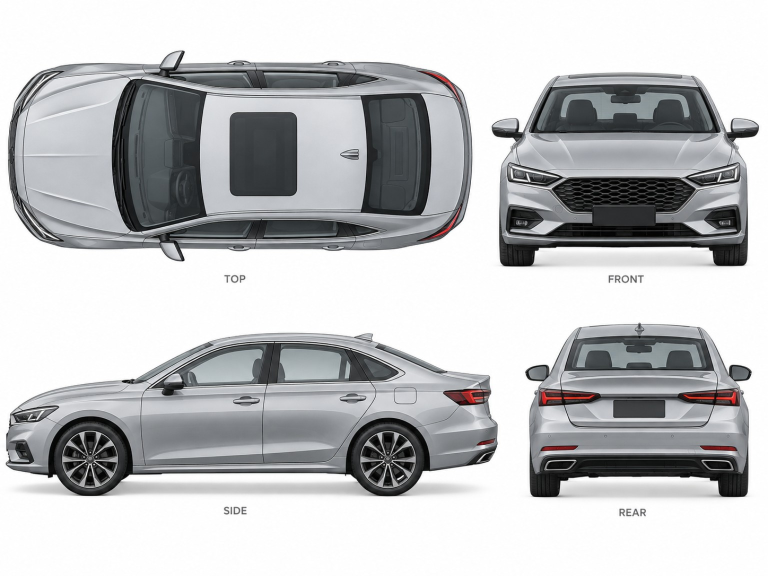
#> input picture plugins/mudelitehas/skills/mudelitehas/assets/car-5000/references/4319.png, 1536 x 1152 px (shown at 1/2 size)
$ python reconstruct.py
#> lines starting #> are read from the running program, lines starting #| are printed output that depends on the picture; after the words box and inside, x2 and y2 are one past the last pixel; in counts of white or black regions, pixels touching at a corner belong together
"""One-off test: traced three-axis constraints -> saved cloud -> structured quad reconstruction.
Not feature triangulation: hidden surfaces and depth are inferred and disclosed.
"""
from pathlib import Path
import json,math,hashlib,time
import numpy as np
from PIL import Image,ImageDraw
from scipy.ndimage import distance_transform_edt,map_coordinates
ROOT=Path(__file__).resolve().parents[1];OUT=ROOT/'output';REF=ROOT/'references';OUT.mkdir(exist_ok=True)
IM=Image.open(REF/'4319.png').convert('RGB');W,H=IM.size
#> further down, IM is the input picture: PIL image 1536x1152 RGB; mean R, G, B 190.6, 191.6, 193.1
#> after `W, H = IM.size`: W = 1536; H = 1152
SIDE=[(14,839),(60,806),(150,782),(250,768),(291,759),(365,712),(442,680),(534,670),(650,676),(737,700),(808,730),(875,753),(973,750),(987,778),(995,899),(980,939),(843,952),(838,974),(794,995),(744,995),(704,972),(691,953),(260,953),(246,979),(209,996),(159,996),(119,975),(103,951),(20,946),(9,920)]
TOP=[(18,272),(30,204),(64,164),(126,138),(220,128),(315,130),(326,104),(364,101),(355,125),(429,125),(600,124),(730,127),(838,136),(898,158),(932,210),(946,290),(939,383),(923,436),(885,470),(820,489),(710,499),(520,497),(367,491),(353,519),(315,516),(321,483),(230,491),(135,490),(60,465),(31,416),(17,351)]
FRONT=[(984,246),(1024,238),(1043,264),(1067,237),(1105,160),(1137,147),(1364,146),(1396,159),(1437,244),(1457,266),(1471,238),(1517,244),(1515,264),(1474,275),(1493,321),(1498,471),(1485,490),(1483,527),(1401,534),(1394,487),(1100,487),(1096,534),(1008,531),(997,484),(999,333),(1016,280),(985,271)]
BACK=[(1050,741),(1077,732),(1091,744),(1128,672),(1154,649),(1390,646),(1417,660),(1457,742),(1474,732),(1504,740),(1498,762),(1471,771),(1496,822),(1500,960),(1486,994),(1410,995),(1405,953),(1151,953),(1144,993),(1067,994),(1058,949),(1062,821),(1081,771),(1055,760)]
POLYS=[TOP,SIDE,FRONT,BACK];NAMES=['top','side','front','rear']
# Affine orthographic registration; scale is inferred, no camera calibration supplied.
J=np.array([[[926/4.56,0,0],[0,-204,0]],[[980/4.56,0,0],[0,0,-320/1.47]],[[0,495/1.82,0],[0,0,-384/1.47]],[[0,-440/1.82,0],[0,0,-346/1.47]]])
B=np.array([[16+926/2,312],[14+980/2,990],[1250,531],[1278,992]])
MASK=[];SDF=[];GRAD=[]
for name,poly in zip(NAMES,POLYS):
 im=Image.new('L',(W,H));ImageDraw.Draw(im).polygon(poly,fill=255);im.save(REF/f'mask_{name}.png');m=np.asarray(im)>0
 sdf=distance_transform_edt(m)-distance_transform_edt(~m);MASK.append(m);SDF.append(sdf);GRAD.append(np.gradient(sdf))
#> this loop made 4 passes
#> pass 1, `im = Image.new('L', (W, H))`:
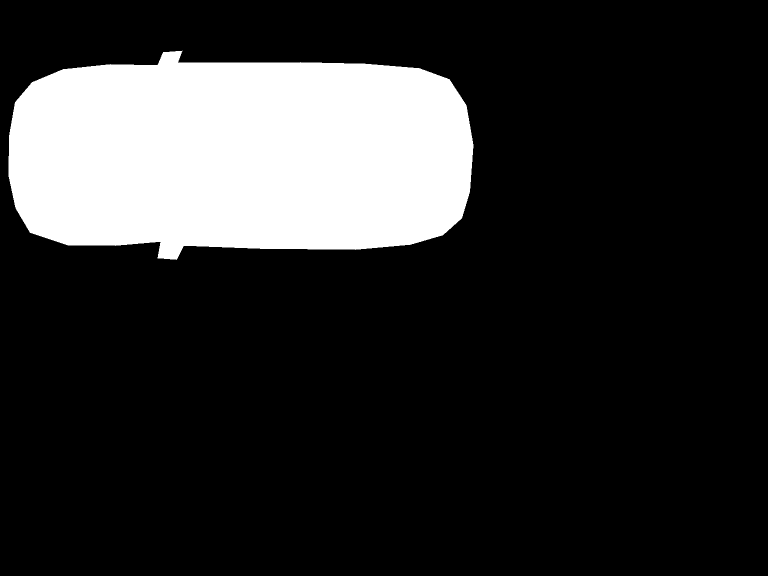
#> saved as mask_top.png: PIL image 1536x1152 L (shown at 1/2 size); 18.3% white; 1 white region, box (x1, y1, x2, y2) and area: (17, 101, 947, 520) 323560
#> after the loop:
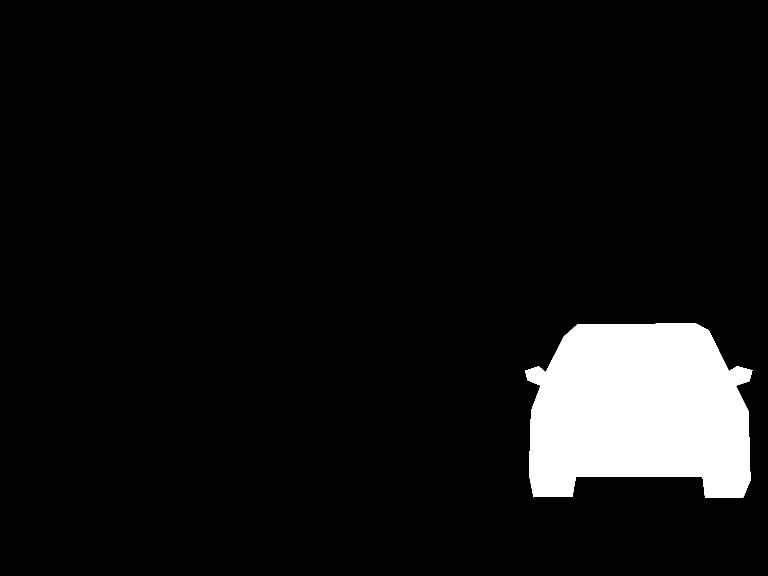
#> im: PIL image 1536x1152 L (shown at 1/2 size); 7.3% white; 1 white region, box (x1, y1, x2, y2) and area: (1050, 646, 1505, 996) 128819
#> after the loop:
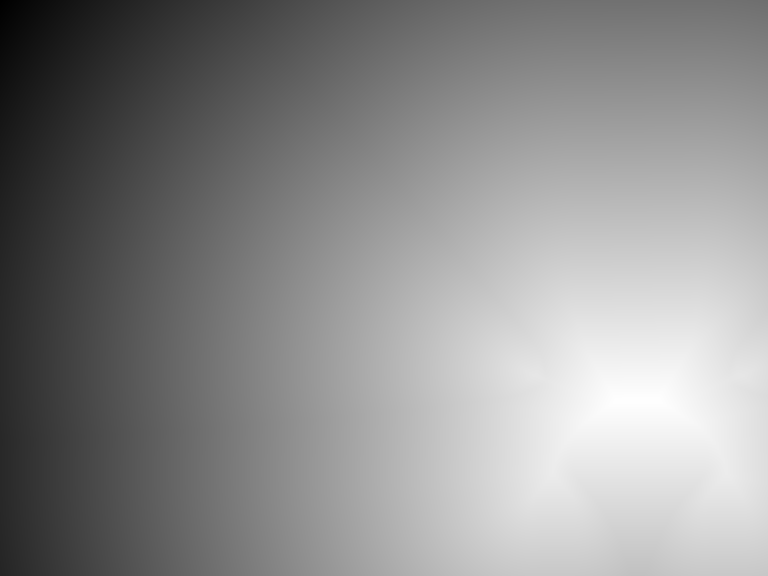
#> sdf: shape (1152, 1536) float64 (shown at 1/2 size); min -1285.1, max 153.1, mean -491.6; drawn with min black and max white
#> after the loop, GRAD = 4 items; MASK = 4 items; SDF = 4 items
def project(p,k):return p@J[k].T+B[k]
def sample(a,uv):return map_coordinates(a,[uv[:,1],uv[:,0]],order=1,mode='nearest')
def fit(p):
 original=p.copy();p=p.copy()
 for iteration in range(10):
  for k in range(4):
   uv=project(p,k);d=sample(SDF[k],uv);bad=d< -2
   if not bad.any():continue
   gradient=np.column_stack([sample(GRAD[k][1],uv[bad]),sample(GRAD[k][0],uv[bad])])@J[k]
   p[bad]+=(-1.8-d[bad])[:,None]*gradient/np.maximum((gradient*gradient).sum(1)[:,None],1e-6)
 # Regularise the depth prior rather than collapsing the cloud onto contradictory
 # silhouettes. Every remaining failed projection stays explicitly reported.
 delta=p-original;length=np.linalg.norm(delta,axis=1);scale=np.minimum(.15,.025/np.maximum(length,1e-12))
 return original+delta*scale[:,None]

roof_pixels=np.array([(14,839),(60,806),(150,782),(250,768),(291,759),(365,712),(442,680),(534,670),(650,676),(737,700),(808,730),(875,753),(973,750),(994,786)],float)
#> roof_pixels = 14 rows, first 8: [14, 839], [60, 806], [150, 782], [250, 768], [291, 759], [365, 712], [442, 680], [534, 670]
roof_x=(roof_pixels[:,0]-14)/980*4.56-2.28;roof_z=(990-roof_pixels[:,1])/320*1.47
#> after `roof_x = (roof_pixels[:, 0] - 14) / 980 * 4.56 - 2.28`: roof_x = [-2.28, -2.07, -1.65, -1.18, -0.991, -0.647, -0.288, 0.14, 0.679, 1.08, 1.41, 1.73, 2.18, 2.28]
#> after `roof_z = (990 - roof_pixels[:, 1]) / 320 * 1.47`: roof_z = [0.694, 0.845, 0.956, 1.02, 1.06, 1.28, 1.42, 1.47, 1.44, 1.33, 1.19, 1.09, 1.1, 0.937]
width_x=np.array([-2.28,-2.12,-1.8,-1.1,-.4,.4,1.1,1.8,2.28]);width_v=np.array([.69,.83,.90,.91,.905,.91,.91,.89,.75])
#> after `width_x = np.array([-2.28, -2.12, -1.8, -1.1, -0.4, 0.4, 1.1, 1.8, 2.2`: width_x = [-2.28, -2.12, -1.8, -1.1, -0.4, 0.4, 1.1, 1.8, 2.28]
#> after `width_v = np.array([0.69, 0.83, 0.9, 0.91, 0.905, 0.91, 0.91, 0.89, 0.`: width_v = [0.69, 0.83, 0.9, 0.91, 0.905, 0.91, 0.91, 0.89, 0.75]
WHEEL_X=[(180-14)/980*4.56-2.28,(770-14)/980*4.56-2.28]
def body(x,theta):
 x,theta=np.broadcast_arrays(x,theta);w=np.interp(x,width_x,width_v);r=np.interp(x,roof_x,roof_z)
 # Rounded cross-section prior fitted to the front/rear and top cabin widths.
 a=np.abs((theta+np.pi)%(2*np.pi)-np.pi);rw=w*np.where(r>1.1,.66,.87)
 keys=np.array([0,.34,.78,1.15,1.57,1.98,2.36,2.75,np.pi])
 yy=np.stack([np.zeros_like(x),rw*.48,rw,w*.86,w,w*.985,w*.89,w*.47,np.zeros_like(x)],-1)
 zz=np.stack([r,r-.008,r-.035,np.minimum(r-.065,.97+(r-.97)*.31),np.minimum(r-.12,.79),np.full_like(x,.44),np.full_like(x,.25),np.full_like(x,.235),np.full_like(x,.235)],-1)
 index=np.clip(np.searchsorted(keys,a)-1,0,len(keys)-2);t=(a-keys[index])/(keys[index+1]-keys[index])
 y=np.take_along_axis(yy,index[...,None],-1)[...,0]*(1-t)+np.take_along_axis(yy,(index+1)[...,None],-1)[...,0]*t
 z=np.take_along_axis(zz,index[...,None],-1)[...,0]*(1-t)+np.take_along_axis(zz,(index+1)[...,None],-1)[...,0]*t
 for wx in WHEEL_X:
  d=x-wx;arch=.327+np.sqrt(np.maximum(.365**2-d*d,0));weight=np.clip((y/w-.62)/.22,0,1)
  z=np.where(np.abs(d)<.365,np.maximum(z,.235+(arch-.235)*weight),z)
 return np.stack([x,np.sign(np.sin(theta))*y,z],-1)

def perimeter(n):
 # n points on square perimeter -> matching structured cap boundaries.
 pts=[];q=n//4
 for a,b in [((-1,1),(1,1)),((1,1),(1,-1)),((1,-1),(-1,-1)),((-1,-1),(-1,1))]:
  for t in np.arange(q)/q:pts.append(np.array(a)*(1-t)+np.array(b)*t)
 return np.arctan2(np.array(pts)[:,0],np.array(pts)[:,1])

cloud=[];components=[]
def register(name,points,meta):
 p=np.asarray(points,float);start=sum(len(a) for a in cloud);fitted=fit(p.reshape(-1,3));cloud.append(fitted)
 components.append({'name':name,'start':start,'count':len(fitted),'shape':list(p.shape[:-1]),**meta})

xs=np.linspace(-2.28,2.28,321);th=perimeter(160)
#> after `xs = np.linspace(-2.28, 2.28, 321)`: xs = 321 values from -2.28 to 2.28
#> after the loop in perimeter, `for a,b in [((-1,1),(1,1)),((1,1),(1,-1)),((1,-1),(-1,-1)),((-1,-1),(-..`: pts = 160 pairs, first value -1 to 1, second value -1 to 1
#> after `th = perimeter(160)`: th = 160 values, max 3.14 at index 100, min -3.09 at index 101, mean 0.0196
register('body',body(xs[:,None],th[None,:]),{'kind':'body','stride':[4,4]})
#> in body, `rw = w * np.where(r > 1.1, 0.66, 0.87)`:
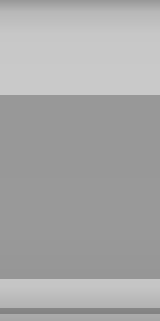
#> rw: shape (321, 160) float64; min 0.514, max 0.792, mean 0.661
#> in body, `keys=np.array([0,.34,.78,1.15,1.57,1.98,2.36,2.75,np.pi])`: keys = [0, 0.34, 0.78, 1.15, 1.57, 1.98, 2.36, 2.75, 3.14]
#> in body, `index = np.clip(np.searchsorted(keys, a) - 1, 0, len(keys) - 2)`:
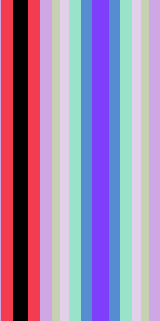
#> index: shape (321, 160) int64; 8 distinct labels, from 0 to 7; one colour per label, 0 black
#> after the loop in body, `for wx in WHEEL_X:`:
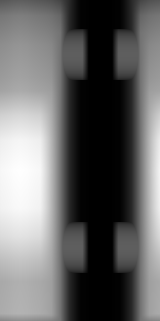
#> z: shape (321, 160) float64; min 0.235, max 1.47, mean 0.739; drawn with min black and max white
for end in [0,1]:
 a=np.linspace(-1,1,41);u,v=np.meshgrid(a,a,indexing='ij');angle=np.arctan2(u,v);rad=np.maximum(abs(u),abs(v));x=-2.28 if end==0 else 2.28
 boundary=body(np.full_like(angle,x),angle);centre=np.array([x,0,(np.interp(x,roof_x,roof_z)+.235)/2]);p=centre+(boundary-centre)*rad[...,None]
 register('cap_'+str(end),p,{'kind':'cap','end':end,'stride':[4,4]})
#> this loop made 2 passes
#> (keys in body, centre, start in register) on passes 1 to 2: ([0, 0.34, 0.78, 1.15, 1.57, 1.98, 2.36, 2.75, 3.14], [-2.28, 0, 0.464], 51360), ([0, 0.34, 0.78, 1.15, 1.57, 1.98, 2.36, 2.75, 3.14], [2.28, 0, 0.586], 53041)

wheelprofile=np.array([[.025,-.125],[.18,-.125],[.24,-.115],[.318,-.095],[.327,0],[.318,.095],[.24,.115],[.18,.125],[.025,.125]])
#> wheelprofile = [[0.025, -0.125], [0.18, -0.125], [0.24, -0.115], [0.318, -0.095], [0.327, 0], [0.318, 0.095], [0.24, 0.115], [0.18, 0.125], [0.025, 0.125]]
for axle,wx in enumerate(WHEEL_X):
 for sign in [-1,1]:
  angle=np.arange(160)/160*2*np.pi;t=np.arange(36)/4;ii=t.astype(int);f=t-ii;prof=wheelprofile[ii]*(1-f[:,None])+wheelprofile[(ii+1)%9]*f[:,None]
  rr=prof[:,0][None,:];y=sign*.785+prof[:,1][None,:]+np.zeros((160,1));x=wx+np.cos(angle)[:,None]*rr;z=.327+np.sin(angle)[:,None]*rr
  register(f'wheel_{axle}_{sign}',np.stack([x,y,z],-1),{'kind':'wheel','stride':[4,4],'axle':axle,'side':sign})
#> this loop made 2 passes

# Mirror cubes are surface samples, not faces; surface topology is built only after cloud save.
for sign in [-1,1]:
 center=np.array([-.80,sign*.965,1.005]);dims=np.array([.23,.24,.13]);patch=[]
 for axis in range(3):
  others=[i for i in range(3) if i!=axis]
  for side in [-1,1]:
   a,b=np.meshgrid(np.linspace(-.5,.5,9),np.linspace(-.5,.5,9),indexing='ij');p=np.zeros(a.shape+(3,));p[...,axis]=side*.5;p[...,others[0]]=a;p[...,others[1]]=b
   # Mildly rounded box shape prior.
   p=p*.88+(.12*p/np.maximum(np.linalg.norm(p,axis=-1,keepdims=True),1e-9)*.5)
   patch.append(center+p*dims)
 register('mirror_'+str(sign),patch,{'kind':'mirror','side':sign,'stride':[4,4]})
#> this loop made 2 passes
#> (center, dims, start in register) on passes 1 to 2: ([-0.8, -0.965, 1], [0.23, 0.24, 0.13], 77762), ([-0.8, 0.965, 1], [0.23, 0.24, 0.13], 78248)

for x0 in [-.08,.91]:
 for sign in [-1,1]:
  t=np.arange(40)/40*2*np.pi;s=np.arange(24)/24*2*np.pi
  # Small elongated door-handle loop, sampled densely before 4x3 quad reconstruction.
  x=x0+(.096+.011*np.cos(s)[None,:])*np.cos(t)[:,None];z=.862+(.018+.007*np.cos(s)[None,:])*np.sin(t)[:,None];y=sign*(.906+.009*np.sin(s)[None,:])+np.zeros((40,1))
  register(f'handle_{x0}_{sign}',np.stack([x,y,z],-1),{'kind':'handle','side':sign,'stride':[10,8]})
#> this loop made 2 passes
#> pass 2, in register (call 13), `p = np.asarray(points, float)`:
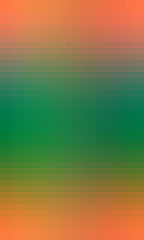
#> p: shape (40, 24, 3) float64 (shown 6 times larger); mean of channels 0, 1, 2 0.91, 0.906, 0.862; drawn with min black and max white

def panel(name,axis,constant,urange,vrange,nu,nv,material):
 u,v=np.meshgrid(np.linspace(*urange,nu*4+1),np.linspace(*vrange,nv*4+1),indexing='ij');p=np.zeros(u.shape+(3,));p[...,axis]=constant;others=[i for i in range(3) if i!=axis];p[...,others[0]]=u;p[...,others[1]]=v
 register(name,p,{'kind':'panel','stride':[4,4],'material':material,'view':2 if constant<0 else 3})
panel('front_plate',0,-2.285,(-.28,.28),(.30,.43),4,2,'plate')
#> in fit (call 14), `original = p.copy()`: original = 153 rows, first 8: [-2.29, -0.28, 0.3], [-2.29, -0.28, 0.316], [-2.29, -0.28, 0.333], [-2.29, -0.28, 0.349], [-2.29, -0.28, 0.365], [-2.29, -0.28, 0.381], [-2.29, -0.28, 0.397], [-2.29, -0.28, 0.414]
#> in fit (call 14), `p = p.copy()`: p has the same summary as original
#> after the loop in fit (call 14), `for iteration in range(10):`: p = 153 rows, first 8: [-2.27, -0.273, 0.3], [-2.27, -0.273, 0.316], [-2.27, -0.273, 0.333], [-2.27, -0.273, 0.349], [-2.27, -0.273, 0.365], [-2.27, -0.273, 0.381], [-2.27, -0.273, 0.397], [-2.27, -0.273, 0.414]
#> in fit (call 14), `delta = p - original`: delta = 153 rows, first 8: [0.017, 0.00666, 0], [0.017, 0.00666, 0], [0.017, 0.00666, 0], [0.017, 0.00666, 0], [0.017, 0.00666, 0], [0.017, 0.00666, 0], [0.017, 0.00666, 0], [0.017, 0.00666, 0]
#> in register (call 14), `fitted = fit(p.reshape(-1, 3))`: fitted = 153 rows, first 8: [-2.28, -0.279, 0.3], [-2.28, -0.279, 0.316], [-2.28, -0.279, 0.333], [-2.28, -0.279, 0.349], [-2.28, -0.279, 0.365], [-2.28, -0.279, 0.381], [-2.28, -0.279, 0.397], [-2.28, -0.279, 0.414]
panel('rear_plate',0,2.285,(-.27,.27),(.59,.75),4,2,'plate')
#> in fit (call 15), `original = p.copy()`: original = 153 rows, first 8: [2.29, -0.27, 0.59], [2.29, -0.27, 0.61], [2.29, -0.27, 0.63], [2.29, -0.27, 0.65], [2.29, -0.27, 0.67], [2.29, -0.27, 0.69], [2.29, -0.27, 0.71], [2.29, -0.27, 0.73]
#> in fit (call 15), `p = p.copy()`: p has the same summary as original
#> after the loop in fit (call 15), `for iteration in range(10):`: p = 153 rows, first 8: [2.28, -0.27, 0.59], [2.28, -0.27, 0.61], [2.28, -0.27, 0.63], [2.28, -0.27, 0.65], [2.27, -0.27, 0.669], [2.27, -0.27, 0.69], [2.27, -0.27, 0.71], [2.27, -0.27, 0.73]
#> in fit (call 15), `delta = p - original`: delta = 153 rows, first 8: [-0.00598, 0, 0], [-0.00598, 0, 0], [-0.00598, 0, 0], [-0.00598, 0, 0], [-0.0105, 0, -0.000531], [-0.0106, 0, 0], [-0.0106, 0, 0], [-0.0106, 0, -0.000375]
#> in register (call 15), `fitted = fit(p.reshape(-1, 3))`: fitted = 153 rows, first 8: [2.28, -0.27, 0.59], [2.28, -0.27, 0.61], [2.28, -0.27, 0.63], [2.28, -0.27, 0.65], [2.28, -0.27, 0.67], [2.28, -0.27, 0.69], [2.28, -0.27, 0.71], [2.28, -0.27, 0.73]
panel('grille',0,-2.287,(-.59,.59),(.45,.64),8,4,'front_photo')
#> in fit (call 16), `original = p.copy()`: original = 561 rows, first 8: [-2.29, -0.59, 0.45], [-2.29, -0.59, 0.462], [-2.29, -0.59, 0.474], [-2.29, -0.59, 0.486], [-2.29, -0.59, 0.497], [-2.29, -0.59, 0.509], [-2.29, -0.59, 0.521], [-2.29, -0.59, 0.533]
#> in fit (call 16), `p = p.copy()`: p has the same summary as original
#> after the loop in fit (call 16), `for iteration in range(10):`: p = 561 rows, first 8: [-2.2, -0.534, 0.45], [-2.2, -0.534, 0.462], [-2.2, -0.534, 0.474], [-2.2, -0.534, 0.486], [-2.2, -0.534, 0.497], [-2.2, -0.534, 0.509], [-2.2, -0.534, 0.521], [-2.2, -0.534, 0.533]
#> in fit (call 16), `delta = p - original`: delta = 561 rows, first 8: [0.0832, 0.0561, 0], [0.0832, 0.0561, 0], [0.0832, 0.0561, 0], [0.0832, 0.0561, 0], [0.0832, 0.0561, 0], [0.0832, 0.0561, 0], [0.0832, 0.0561, 0], [0.0832, 0.0561, 0]
#> in register (call 16), `fitted = fit(p.reshape(-1, 3))`: fitted = 561 rows, first 8: [-2.27, -0.582, 0.45], [-2.27, -0.582, 0.462], [-2.27, -0.582, 0.474], [-2.27, -0.582, 0.486], [-2.27, -0.582, 0.497], [-2.27, -0.582, 0.509], [-2.27, -0.582, 0.521], [-2.27, -0.582, 0.533]
for sign in [-1,1]:panel('fog_'+str(sign),0,-2.288,(sign*.50-.08,sign*.50+.08),(.31,.41),4,2,'front_photo')
#> this loop made 2 passes

points=np.concatenate(cloud);uv=np.stack([project(points,k) for k in range(4)],1);residual=np.stack([sample(SDF[k],uv[:,k]) for k in range(4)],1)
support=residual>=-3;axes_support=np.column_stack([support[:,0],support[:,1],support[:,2]|support[:,3]])
assert np.isfinite(points).all()
np.savez_compressed(OUT/'04_point_cloud.npz',points=points.astype('f4'),reference_pixels=uv.astype('f4'),signed_silhouette_distance_px=residual.astype('f4'),view_support=support,axis_support=axes_support)
with (OUT/'04_point_cloud.ply').open('w') as f:
 f.write(f'ply\nformat ascii 1.0\nelement vertex {len(points)}\nproperty float x\nproperty float y\nproperty float z\nend_header\n');np.savetxt(f,points,fmt='%.6f')
(OUT/'cloud_components.json').write_text(json.dumps(components,indent=2))
calibration={'source_sha256':hashlib.sha256((REF/'4319.png').read_bytes()).hexdigest(),'source_pixels':[W,H],'assumed_dimensions_m':[4.56,1.82,1.47],'axes':['X longitudinal front negative','Y lateral','Z up'],'view_order':NAMES,'projection_jacobians':J.tolist(),'projection_offsets':B.tolist(),'traced_polygons':dict(zip(NAMES,POLYS)),'roof_trace_side_pixels':roof_pixels.tolist(),'depth':'orthographic affine estimate; not measured photogrammetry','feature_correspondence':'not identifiable for every surface point in these four views; silhouette support is distinct from visible feature matches'}
(REF/'calibration.json').write_text(json.dumps(calibration,indent=2))
report={'test':'Mudelitehas 5000 - three-axis per-point support experiment','status':'cloud_saved_before_mesh','cloud_points':len(points),'points_checked_in_all_four_views':len(points),'points_supported_in_3_axes':int(axes_support.all(1).sum()),'points_supported_in_all_4_silhouettes':int(support.all(1).sum()),'minimum_searched_directions':3,'points_with_unresolved_projection_conflicts':int((~axes_support.all(1)).sum()),'support_tolerance_px':3,'support_counts':{n:int(support[:,k].sum()) for k,n in enumerate(NAMES)},'minimum_silhouette_distance_px':residual.min(0).tolist(),'per_point_visible_feature_match_claim':False,'unique_three_view_triangulation_claim':False,'assumptions':['affine orthographic registration and left/right symmetry','manually traced silhouette/roof profiles','rounded body section, wheel and mirror depth priors','occluded surfaces only constrained by projections; not observed in three photographs','materials use source image projections and include original lighting','remaining projection conflicts are reported instead of crushing geometry onto masks'],'cloud_sha256':hashlib.sha256((OUT/'04_point_cloud.npz').read_bytes()).hexdigest()}
(OUT/'three_view_test.json').write_text(json.dumps(report,indent=2));print('CLOUD_SAVED_BEFORE_ANY_FACES',len(points),flush=True)
#| CLOUD_SAVED_BEFORE_ANY_FACES 83747

from multiview import validate_cloud
#> (the run stopped early here; a loop or call above may not have finished)
